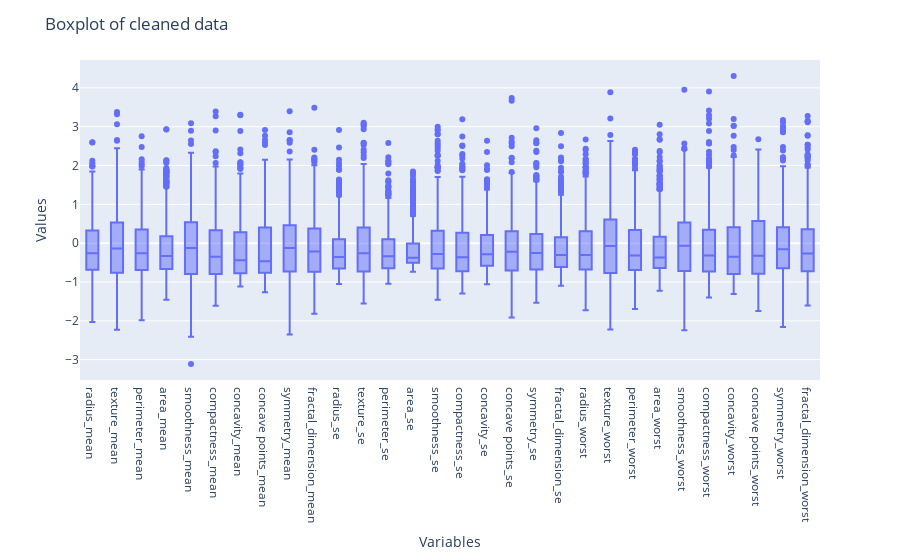

Notebook cell for this chart:
### Code cell
#check for outliers
fig = px.box(df_no_outliers)

fig.update_layout(
    title="Boxplot of cleaned data",
    xaxis_title="Variables",
    yaxis_title="Values"
)

fig.show()
#fig.write_html(os.path.join(FIG_DIR, 'box_plot.html'))

### Figure 1 — Plotly figure (JSON) as saved in the notebook; plotly's stock layout.template omitted (floating-point values rounded to 4 significant figures; data arrays with more than 128 entries replaced by an {"elided": "..."} marker saying what was removed)
{"data": [{"alignmentgroup": "True", "hovertemplate": "variable=%{x}<br>value=%{y}<extra></extra>", "legendgroup": "", "marker": {"color": "#636efa"}, "name": "", "notched": false, "offsetgroup": "", "orientation": "v", "showlegend": false, "type": "box", "x": {"elided": "15390 str values"}, "x0": " ", "xaxis": "x", "y": {"elided": "15390 float values"}, "y0": " ", "yaxis": "y"}], "layout": {"boxmode": "group", "legend": {"tracegroupgap": 0}, "margin": {"t": 60}, "title": {"text": "Boxplot of cleaned data"}, "xaxis": {"anchor": "y", "domain": [0, 1], "title": {"text": "Variables"}}, "yaxis": {"anchor": "x", "domain": [0, 1], "title": {"text": "Values"}}}}
